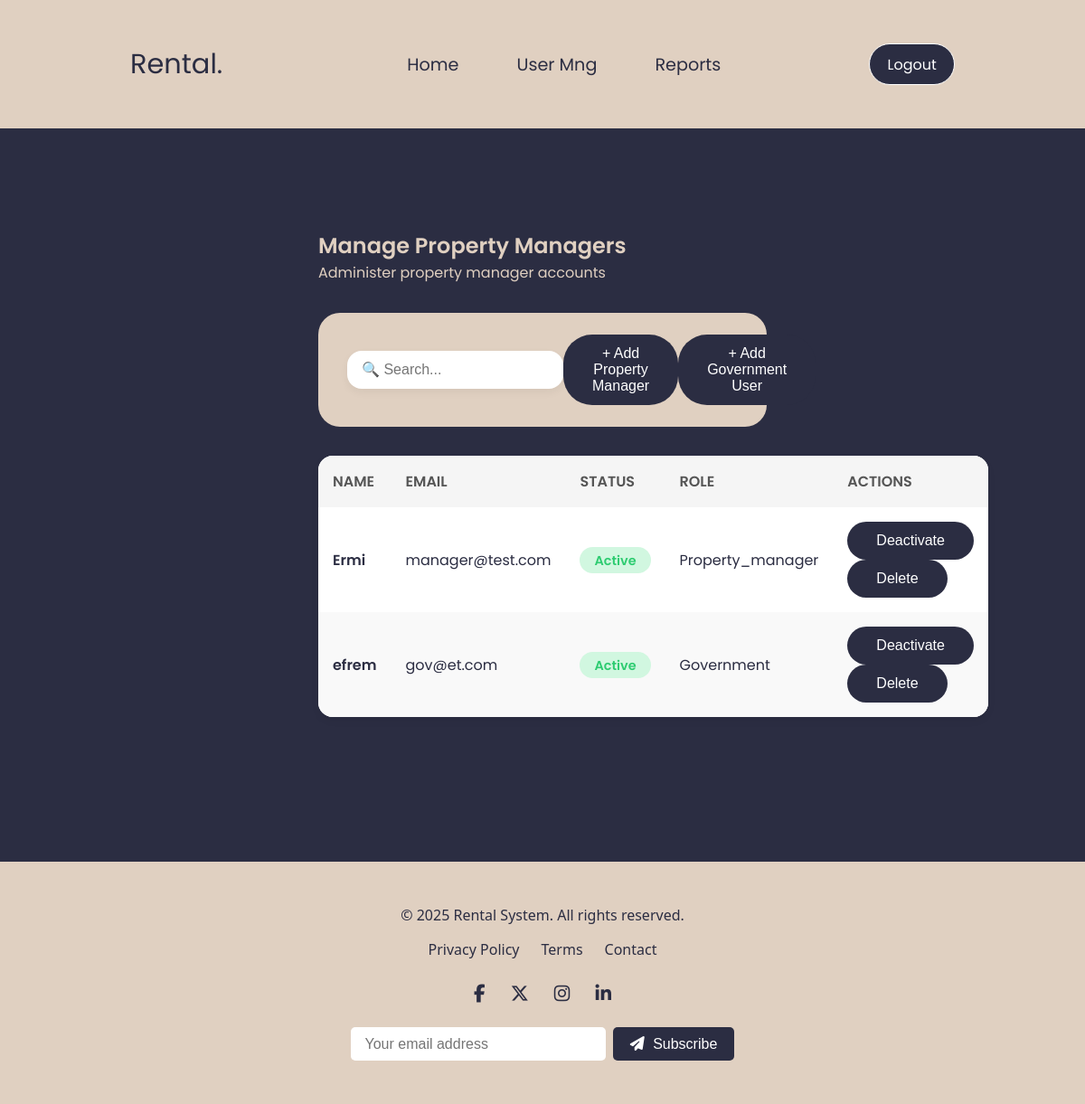
The app's page /admin/manage_pm.php (signed in) with its own data.
### tables this page shows
CREATE TABLE `users` (
  `id` int(11) NOT NULL,
  `name` varchar(100) NOT NULL,
  `email` varchar(100) NOT NULL,
  `password` varchar(255) NOT NULL,
  `role` enum('admin','tenant','owner','property_manager','government') NOT NULL,
  `status` enum('active','inactive','deleted') DEFAULT 'active',
  `created_at` timestamp NOT NULL DEFAULT current_timestamp()
);

### admin/manage_pm.php (the view, shortened to what this page needs)
<?php
require_once '../config/db.php';
$stmt = $pdo->prepare("SELECT * FROM users WHERE role IN ('property_manager', 'government')");
$stmt->execute();
$users = $stmt->fetchAll(PDO::FETCH_ASSOC);
?>
<!DOCTYPE html>
<html lang="en">
<head>
  <link rel="stylesheet" href="../assets/style1.css" />
  <link rel="stylesheet" href="../assets/fonts/all.css">
</head>
<body>
  <div class="prop_con">
    <div class="navbar prop_nav">
      <p>Rental.</p>
      <ul>
        <li><a href="manage_pm.php">Home</a></li>
        <li><a href="manage_users.php">User Mng</a></li>
        <li><a href="view_reports.php">Reports</a></li>
      </ul>
      <button class="btn" type="button" onclick="window.location.href='../auth/logout.php'">Logout</button>
    </div>
    <div class="container">
      <h2>Manage Property Managers</h2>
      <p>Administer property manager accounts</p>
      <div class="top-bar">
        <input type="text" id="searchInput" placeholder="🔍 Search...">
        <button class="btn" id="openModalBtn">+ Add Property Manager</button>
        <button class="btn" id="openGovModalBtn">+ Add Government User</button>
      </div>
      <table class="user-table" id="userTable">
        <thead>
          <tr>
            <th>NAME</th>
            <th>EMAIL</th>
           <th>STATUS</th>
           <th>ROLE</th>
            <th>ACTIONS</th>
          </tr>
        </thead>
        <tbody>
<?php foreach ($users as $pm): ?>
  <tr>
    <td><strong><?= htmlspecialchars($pm['name']) ?></strong></td>
    <td><?= htmlspecialchars($pm['email']) ?></td>
    <td>
      <span class="status <?= $pm['status'] === 'active' ? 'active' : 'inactive' ?>">
        <?= ucfirst($pm['status']) ?>
      </span>
    </td>
    <td><?= ucfirst($pm['role']) ?></td>
    <td class="actions">
      <form method="POST" action="manage_pm.php" style="display:inline;">
        <button class="btn" type="submit"><?= $pm['status'] === 'active' ? 'Deactivate' : 'Activate' ?></button>
      </form>
      <form method="POST" action="manage_pm.php" style="display:inline;">
        <button class="btn" type="submit" onclick="return confirm('Delete this manager?')">Delete</button>
      </form>
    </td>
  </tr>
<?php endforeach; ?>
</tbody>
      </table>
    </div>
    <div class="footer">
      <div class="footer-container">
        <div class="footer-top">
          <p style=" color: #2b2d42;">&copy; <?= date("Y") ?> Rental System. All rights reserved.</p>
          <div class="footer-links">
            <a href="#">Privacy Policy</a>
            <a href="#">Terms</a>
            <a href="#">Contact</a>
          </div>
        </div>
        <div class="footer-social">
          <a href="#"><i class="fab fa-facebook-f"></i></a>
          <a href="#"><i class="fab fa-x-twitter"></i></a>
          <a href="#"><i class="fab fa-instagram"></i></a>
          <a href="#"><i class="fab fa-linkedin-in"></i></a>
        </div>
        <div class="footer-newsletter">
          <form action="#" method="post">
            <input type="email" placeholder="Your email address" required>
            <button type="submit"><i class="fa fa-paper-plane"></i> Subscribe</button>
          </form>
        </div>
      </div>
    </div>
  </div>
</body>
</html>

### assets/style1.css (style rules this page uses)
* { margin: 0; }
:root { --primary-color: #2b2d42; --secondary-color: #b2b2b2; --tertiary-color: #e0d0c1; --text-color: #ffffff; }
.container { padding: 3rem 6rem; font-family: poppins; color: var(--primary-color); margin: 4rem 16rem 7rem 16rem; }
.container h2, p { color: var(--tertiary-color); }
.prop_con { height: 100vh; overflow-y: auto; background-color: var(--primary-color); }
.prop_nav { padding: 3rem 9rem; background-color: #e0d0c1; }
.prop_nav p, li a { color: var(--primary-color); }
.navbar { display: flex; justify-content: space-between; align-items: center; padding: 3rem 9rem; }
.navbar p { font-family: poppins; color: var(--primary-color); font-size: 1.9rem; }
.navbar ul { font-family: poppins; display: flex; gap: 4rem; font-size: 1.2rem; }
.navbar li, a { text-decoration: none; color: var(--text-color); list-style: none; transition: color 0.3s ease; }
.navbar button { background-color: var(--primary-color); font-family: poppins; padding: 0.6rem 1.2rem; border: 1px solid white; border-radius: 1.5rem; font-size: 1rem; transition: background 0.5s ease-in-out; }
.top-bar { display: flex; justify-content: space-between; align-items: center; background: var(--tertiary-color); padding: 1.5rem 2rem; border-radius: 1.5rem; margin-bottom: 2rem; margin-top: 2rem; backdrop-filter: blur(10px); }
.top-bar input { padding: 0.75rem 1rem; border-radius: 1rem; border: none; font-size: 1rem; width: 300px; box-shadow: 0 4px 10px rgba(0, 0, 0, 0.05); background: #fff; color: var(--primary-color); }
.btn { padding: 0.75rem 2rem; background: var(--primary-color); color: #fff; border: none; border-radius: 2rem; font-size: 1rem; cursor: pointer; transition: all 0.3s ease; }
.user-table { width: 100%; border-collapse: collapse; background: #fff; border-radius: 1rem; overflow: hidden; box-shadow: 0 4px 10px rgba(0, 0, 0, 0.05); }
.user-table th, .user-table td { padding: 1rem; text-align: left; }
.user-table th { background: #f5f5f5; color: #555; font-weight: 600; text-transform: uppercase; }
.user-table tbody tr:nth-child(even) { background: #f9f9f9; }
.user-table .status { padding: 0.3rem 1rem; border-radius: 1rem; font-weight: 600; font-size: 0.9rem; }
.status.active { background: #d1f7e0; color: #2ecc71; }
.footer { background-color: var(--tertiary-color); color: var(--primary-color); padding: 3rem 1rem; margin-top: 5rem; font-family: "Segoe UI", sans-serif; }
.footer-container { max-width: 1200px; margin: 0 auto; text-align: center; }
.footer-top { margin-bottom: 1.5rem; }
.footer p { font-size: clamp(0.9rem, 2.5vw, 1rem); margin: 0; }
.footer-links { margin-top: 1rem; display: flex; justify-content: center; gap: 1.5rem; flex-wrap: wrap; }
.footer-links a { color: var(--primary-color); text-decoration: none; font-size: clamp(0.9rem, 2.5vw, 1rem); transition: color 0.3s ease; }
.footer-social { margin: 1.5rem 0; }
.footer-social a { color: var(--primary-color); font-size: 1.25rem; margin: 0 0.75rem; transition: color 0.3s ease; }
.footer-newsletter form { display: flex; justify-content: center; flex-wrap: wrap; gap: 0.5rem; margin-top: 1rem; }
.footer-newsletter input[type="email"] { padding: 0.6rem 1rem; border: none; border-radius: 5px; font-size: 1rem; width: 250px; max-width: 100%; }
.footer-newsletter button { padding: 0.6rem 1.2rem; background-color: var(--primary-color); border: none; color: #fff; font-size: 1rem; border-radius: 5px; cursor: pointer; transition: background 0.3s ease; }
.footer-newsletter button i { margin-right: 5px; }

### records on screen
users: name "Ermi", email "manager@test.com", status "Active", role "Property_manager", shows "Deactivate"
users: name "efrem", email "gov@et.com", status "Active", role "Government", shows "Deactivate"
